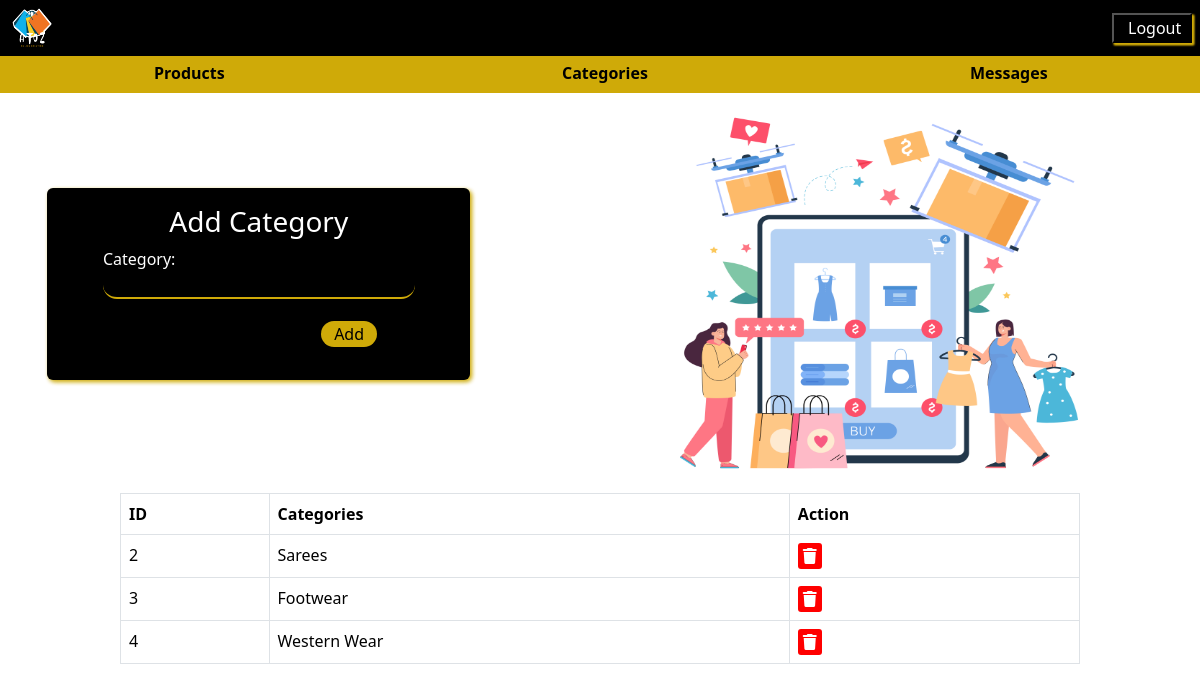
Screenshot of /add_category/ with the database file from the repository.
### allinone/models.py (models this page shows)
class AdminCategory(models.Model):
    category = models.CharField(max_length=50, unique=True)

### allinone/views.py (the view, shortened to what this page needs)
# urls.py: path('add_category/', views.add_category, name='add_category'),
def add_category(request):
    context = {}
    categories = AdminCategory.objects.all()
    context['form'] = AdminCategoryForm
    context['categories'] = categories
    return render(request, 'AddCategory.html', context)

### allinone/templates/AddCategory.html (shortened to what this page needs)
<!DOCTYPE html>
<html lang="en">
<head>
    <link href="https://cdn.jsdelivr.net/npm/bootstrap@5.3.2/dist/css/bootstrap.min.css" rel="stylesheet"
>
    <link rel="stylesheet" href="https://cdnjs.cloudflare.com/ajax/libs/font-awesome/6.0.0/css/all.min.css">
</head>
<body>
    <nav class="navbar navbar-expand-lg d-flex flex-row bg-black fixed-top">
        <div class="container-fluid justify-content-start">
            {% load static %}
            <img src="{% static 'images/atoz.png' %}" class="wpic"></p>
        </div>
        <ul class="navbar-nav collapse navbar-collapse" id="navbarText">
            <li class="nav-item mx-2">
                <button  class="logout"><a class="nav-link active" id="logbtn" href="/adminlogin/" onclick="logout()">Logout</a></button>
            </li>
        </ul>
    </nav>
    <div class="btmdiv">
        <div class="btmnav">
            <div class="row">
                <div class="col-4 productbtn">
                    <a href="{% url 'admin_list' %}"><button class="upperbtn">Products</button></a>
                </div>
                <div class="col-4 productbtn">
                    <a href="{% url 'add_category' %}"><button class="upperbtn">Categories</button></a>
                </div>
                <div class="col-4 productbtn">
                    <a href="{% url 'message_list' %}"><button class="upperbtn">Messages</button></a>
                </div>
            </div>
        </div>
    </div>
    <div class="row">
        <div class="col-6">
            <div class="loginbox">
                <div class="card align-items-center iside">
                    <div class="card-body">
                        <h3 class="mx-3">Add Category</h3>
                        <form method="post">
                            {{ form.as_p }}
                            <div class="sign">
                                <button type="submit" class="signbtn" id="signup">Add</button>
                            </div>
                        </form>
                    </div>
                </div>
            </div>
        </div>
        <div class="col-6">
            <div class="container rside">
                <div class="imgpic">
                    {% load static %}
                    <img src="{% static 'images/category.jpg' %}" class="wbtmpic">
                </div>
            </div>
        </div>
    </div>
    <table class="table table-bordered">
        <thead>
            <tr>
                <th>ID</th>
                <th>Categories</th>
                <th>Action</th>
            </tr>
        </thead>
        <tbody>
            {% for category in categories %}
                <tr>
                    <td>{{ category.id }}</td>
                    <td>{{ category.category }}</td>
                    <td>
                        <a href="{% url 'delete_category' category_id=category.id  %}" onclick="deletebtn()">
                            <i class="fa fa-trash"></i>
                        </a>
                    </td>
                </tr>
            {% endfor %}
        </tbody>
    </table>
</body>
</html>

### allinone/templates/AddCategory.html (style rules this page uses)
.wpic { width: 40px; height: 40px; }
.logout { width: 80px; height: 30px; background-color: black; color: white; box-shadow: 2px 2px 2px #cfaa08, 2px 2px 2px #cfaa08; }
#logbtn { margin-top: -8px; color: white; }
.upperbtn { background-color: #cfaa08; color: black; border: none; font-weight: 700; padding-bottom: 8px; }
.btmnav { padding-top: 5%; }
.productbtn { padding-left: 160px; }
.btmdiv { background-color: #cfaa08; }
.loginbox { padding-left: 20%; padding-top: 6%; padding-right: 0; }
.iside { background-color: black; color: white; box-shadow: 2px 2px 4px #cfaa08, 2px 2px 4px rgba(180, 180, 3, 0.16); width: 100%; height: 40%; margin-left: -15%; animation: move-shadow 1s ease-in-out infinite; }
h3 { text-align: center; }
input { background-color: black; border: none; border-bottom: solid 2px #cfaa08; width: 100%; text-align: left; border-radius: 16px; color: white; }
input::placeholder { color: black; }
.sign { padding-top: 2%; margin-left: 70%; }
.signbtn { width: 60%; border: none; border-radius: 16px; background-color: #cfaa08; }
.card { width: 90%; margin-top: 60px; }
.wbtmpic { height: 400px; width: 450px; padding: none; }
.imgpic { margin-left: 30px; }
.table { width: 80%; margin-left: 10%; }
.fa { background-color: red; padding: 5px; color: white; border-radius: 3px; }

### rows the page displays
AdminCategory: id "2", category "Sarees"
AdminCategory: id "3", category "Footwear"
AdminCategory: id "4", category "Western Wear"
